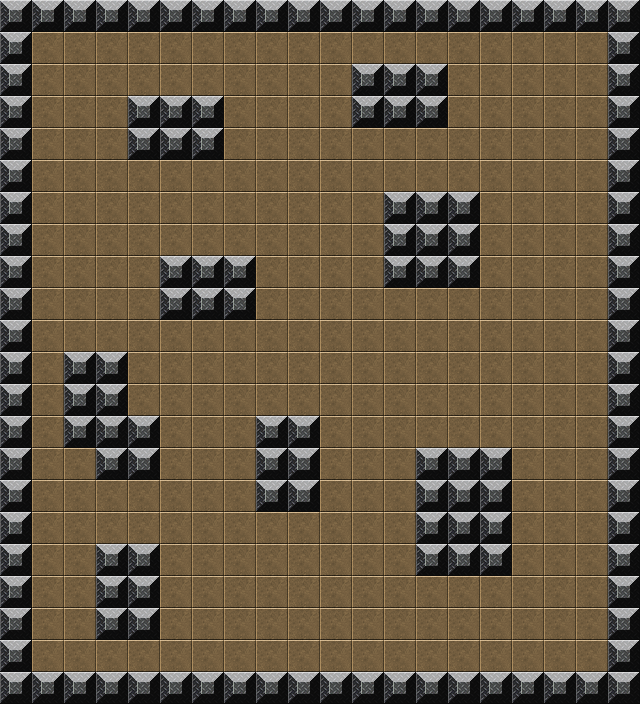

Below is a game level as drawn by its tile map, then a one-line description and the .tmx that defines it (tile-layer data replaced by summaries):
An orthogonal 20x22 tile map with 32x32 px tiles, 2 tile layers (Ground, Walls) and 300 objects.

<map version="1.0" orientation="orthogonal" renderorder="right-down" width="20" height="22" tilewidth="32" tileheight="32" nextobjectid="301">
 <tileset firstgid="1" name="gridtiles" tilewidth="32" tileheight="32">
  <image source="../img/gridtiles.png" width="448" height="320" />
 </tileset>
 <layer name="Ground" width="20" height="22">
  <data>[440 cells, 440 non-empty, 1 distinct tile ids]</data>
 </layer>
 <layer name="Walls" width="20" height="22">
  <data>[440 cells, 140 non-empty, 1 distinct tile ids]</data>
 </layer>
 <objectgroup name="PathPoints">
  <object id="1" x="32" y="32" width="32" height="32" />
  <object id="2" x="64" y="32" width="32" height="32" />
  <object id="3" x="32" y="64" width="32" height="32" />
  <object id="4" x="64" y="64" width="32" height="32" />
  <object id="5" x="96" y="32" width="32" height="32" />
  <object id="6" x="96" y="64" width="32" height="32" />
  <object id="7" x="128" y="32" width="32" height="32" />
  <object id="8" x="128" y="64" width="32" height="32" />
  <object id="9" x="160" y="32" width="32" height="32" />
  <object id="10" x="160" y="64" width="32" height="32" />
  <object id="11" x="256" y="32" width="32" height="32" />
  <object id="12" x="192" y="32" width="32" height="32" />
  <object id="13" x="224" y="64" width="32" height="32" />
  <object id="14" x="256" y="64" width="32" height="32" />
  <object id="15" x="224" y="32" width="32" height="32" />
  <object id="16" x="192" y="64" width="32" height="32" />
  <object id="17" x="288" y="64" width="32" height="32" />
  <object id="18" x="320" y="32" width="32" height="32" />
  <object id="19" x="288" y="32" width="32" height="32" />
  <object id="20" x="320" y="64" width="32" height="32" />
  <object id="21" x="224" y="128" width="32" height="32" />
  <object id="22" x="256" y="96" width="32" height="32" />
  <object id="23" x="288" y="96" width="32" height="32" />
  <object id="24" x="320" y="128" width="32" height="32" />
  <object id="25" x="224" y="96" width="32" height="32" />
  <object id="26" x="320" y="96" width="32" height="32" />
  <object id="27" x="256" y="128" width="32" height="32" />
  <object id="28" x="288" y="128" width="32" height="32" />
  <object id="29" x="256" y="192" width="32" height="32" />
  <object id="30" x="224" y="160" width="32" height="32" />
  <object id="31" x="320" y="192" width="32" height="32" />
  <object id="32" x="224" y="224" width="32" height="32" />
  <object id="33" x="288" y="192" width="32" height="32" />
  <object id="34" x="320" y="160" width="32" height="32" />
  <object id="35" x="288" y="224" width="32" height="32" />
  <object id="36" x="320" y="224" width="32" height="32" />
  <object id="37" x="224" y="192" width="32" height="32" />
  <object id="38" x="256" y="160" width="32" height="32" />
  <object id="39" x="288" y="160" width="32" height="32" />
  <object id="40" x="256" y="224" width="32" height="32" />
  <object id="41" x="128" y="224" width="32" height="32" />
  <object id="42" x="160" y="192" width="32" height="32" />
  <object id="43" x="128" y="192" width="32" height="32" />
  <object id="44" x="192" y="192" width="32" height="32" />
  <object id="45" x="160" y="160" width="32" height="32" />
  <object id="46" x="96" y="160" width="32" height="32" />
  <object id="47" x="128" y="160" width="32" height="32" />
  <object id="48" x="192" y="160" width="32" height="32" />
  <object id="49" x="96" y="224" width="32" height="32" />
  <object id="50" x="192" y="224" width="32" height="32" />
  <object id="51" x="96" y="192" width="32" height="32" />
  <object id="52" x="160" y="224" width="32" height="32" />
  <object id="53" x="32" y="96" width="32" height="32" />
  <object id="54" x="32" y="128" width="32" height="32" />
  <object id="55" x="64" y="96" width="32" height="32" />
  <object id="56" x="96" y="128" width="32" height="32" />
  <object id="57" x="96" y="96" width="32" height="32" />
  <object id="58" x="64" y="128" width="32" height="32" />
  <object id="59" x="64" y="192" width="32" height="32" />
  <object id="60" x="32" y="224" width="32" height="32" />
  <object id="61" x="64" y="224" width="32" height="32" />
  <object id="62" x="32" y="192" width="32" height="32" />
  <object id="63" x="64" y="160" width="32" height="32" />
  <object id="64" x="32" y="160" width="32" height="32" />
  <object id="65" x="128" y="288" width="32" height="32" />
  <object id="66" x="96" y="320" width="32" height="32" />
  <object id="67" x="64" y="256" width="32" height="32" />
  <object id="68" x="128" y="320" width="32" height="32" />
  <object id="69" x="96" y="288" width="32" height="32" />
  <object id="70" x="128" y="256" width="32" height="32" />
  <object id="71" x="96" y="256" width="32" height="32" />
  <object id="72" x="32" y="256" width="32" height="32" />
  <object id="73" x="32" y="320" width="32" height="32" />
  <object id="74" x="64" y="288" width="32" height="32" />
  <object id="75" x="64" y="320" width="32" height="32" />
  <object id="76" x="32" y="288" width="32" height="32" />
  <object id="77" x="32" y="384" width="32" height="32" />
  <object id="78" x="32" y="352" width="32" height="32" />
  <object id="79" x="32" y="416" width="32" height="32" />
  <object id="80" x="128" y="384" width="32" height="32" />
  <object id="81" x="128" y="352" width="32" height="32" />
  <object id="82" x="256" y="352" width="32" height="32" />
  <object id="83" x="288" y="320" width="32" height="32" />
  <object id="84" x="256" y="320" width="32" height="32" />
  <object id="85" x="320" y="320" width="32" height="32" />
  <object id="86" x="288" y="288" width="32" height="32" />
  <object id="87" x="288" y="256" width="32" height="32" />
  <object id="88" x="256" y="288" width="32" height="32" />
  <object id="89" x="320" y="288" width="32" height="32" />
  <object id="90" x="320" y="256" width="32" height="32" />
  <object id="91" x="320" y="352" width="32" height="32" />
  <object id="92" x="288" y="352" width="32" height="32" />
  <object id="93" x="256" y="256" width="32" height="32" />
  <object id="94" x="320" y="384" width="32" height="32" />
  <object id="95" x="288" y="384" width="32" height="32" />
  <object id="96" x="256" y="384" width="32" height="32" />
  <object id="97" x="416" y="352" width="32" height="32" />
  <object id="98" x="416" y="320" width="32" height="32" />
  <object id="99" x="384" y="320" width="32" height="32" />
  <object id="100" x="416" y="288" width="32" height="32" />
  <object id="101" x="416" y="384" width="32" height="32" />
  <object id="102" x="352" y="288" width="32" height="32" />
  <object id="103" x="384" y="352" width="32" height="32" />
  <object id="104" x="384" y="384" width="32" height="32" />
  <object id="105" x="384" y="288" width="32" height="32" />
  <object id="106" x="352" y="320" width="32" height="32" />
  <object id="107" x="352" y="384" width="32" height="32" />
  <object id="108" x="352" y="352" width="32" height="32" />
  <object id="109" x="544" y="384" width="32" height="32" />
  <object id="110" x="544" y="352" width="32" height="32" />
  <object id="111" x="448" y="352" width="32" height="32" />
  <object id="112" x="448" y="320" width="32" height="32" />
  <object id="113" x="512" y="288" width="32" height="32" />
  <object id="114" x="480" y="352" width="32" height="32" />
  <object id="115" x="544" y="320" width="32" height="32" />
  <object id="116" x="448" y="288" width="32" height="32" />
  <object id="117" x="448" y="384" width="32" height="32" />
  <object id="118" x="512" y="352" width="32" height="32" />
  <object id="119" x="480" y="384" width="32" height="32" />
  <object id="120" x="480" y="320" width="32" height="32" />
  </objectgroup>
</map>
<!-- 180 of 300 objects omitted -->
